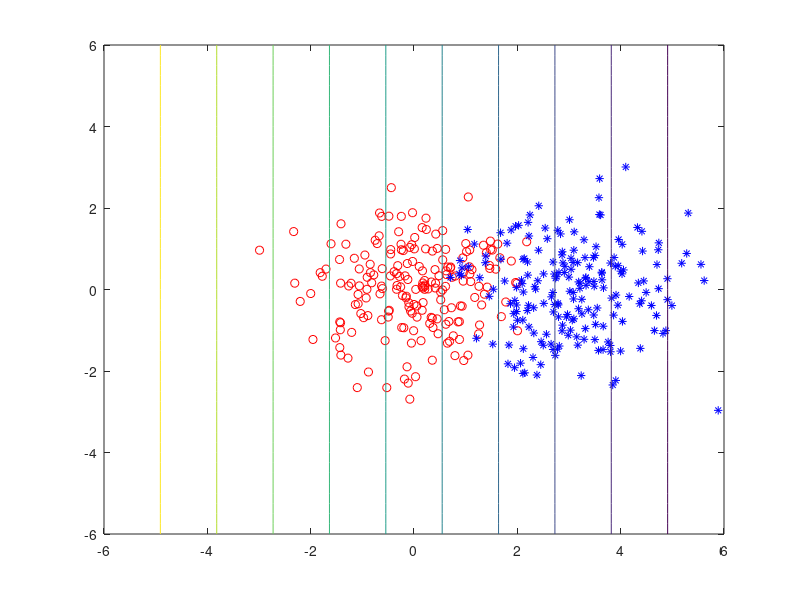

This chart was generated by the following MATLAB code: (Note: this script raises an error after producing the figure.)

mu_a = [0,0]';
sigma_a = [1,0; 0,1];
mu_b = [3,0]';
sigma_b = [1,0; 0,1];

% generate random number
data_a = mvnrnd(mu_a, sigma_a, 200);
data_b = mvnrnd(mu_b, sigma_b, 200);
plot(data_a(:,1),data_a(:,2),'ro');
hold on
plot(data_b(:,1),data_b(:,2),'b*');
hold on

x = -6:0.25:6;
y = -6:0.25:6;
[X,Y] = meshgrid(x,y);
Z = zeros(size(X));

% MED classicification boundary
    for n=1:numel(y)
        for m = 1:numel(x)
            xx=[x(m),y(n)];   
            p1=(mu_a-mu_b)' * xx' ;
            p2=0.5*(mu_b'*mu_b - mu_a' * mu_a);
            Z(n,m)=p1+p2;
        end
    end
%figure;
contour(X,Y,Z,[0,0],'R','LineWidth',3);



% GED classicification boundary
    for n=1:numel(y)
        for m = 1:numel(x)
            xx=[x(m),y(n)];
            Q0 = sigma_a^-1 - sigma_b^-1;
            Q1 = 2*(mu_b' * sigma_b^-1 - mu_a' * sigma_a^-1);
            Q2 = mu_a' * sigma_a^-1 * mu_a - mu_b' * sigma_b^-1 * mu_b;
            Z(n,m)=xx * Q0 * xx' + Q1 * xx' + Q2;
        end
    end
%figure;
contour(X,Y,Z,[0,0],'Y','LineWidth',2);


% MAP classicification boundary

    for n=1:numel(y)
        for m = 1:numel(x)
            xx=[x(m),y(n)];
            pa = 0.5;
            pb = 0.5;
            Q0 = sigma_a^-1 - sigma_b^-1;
            Q1 = 2*(mu_b' * sigma_b^-1 - mu_a' * sigma_a^-1);
            Q2 = mu_a' * sigma_a^-1 * mu_a - mu_b' * sigma_b^-1 * mu_b;
            Q3 = log(pb/pa);
            Q4 = log(det(sigma_a)/det(sigma_b));
            Z(n,m) = xx * Q0 * xx' + Q1 * xx' + Q2 + 2 * Q3 +Q4;
        end
    end
%figure;
contour(X,Y,Z,[0,0],'--B','LineWidth',1);


% unit standard deviation contour

    for n=1:numel(y)
        for m = 1:numel(x)
            xx=[x(m),y(n)];
            Q = (((xx'- mu_a)')*inv(sigma_a)*(xx'-mu_a))^0.5;
            Z(n,m) = Q;
        end
    end
%figure;
contour(X,Y,Z,[1,1],'k','LineWidth',2);

    for n=1:numel(y)
        for m = 1:numel(x)
            xx=[x(m),y(n)];
            Q = (((xx'- mu_b)')*inv(sigma_b)*(xx'-mu_b))^0.5;
            Z(n,m) = Q;
        end
    end
%figure;
contour(X,Y,Z,[1,1],'k','LineWidth',2);

legend('Class a','Class b','MED','GED','MAP','Unit Std');
title('Case 1');

